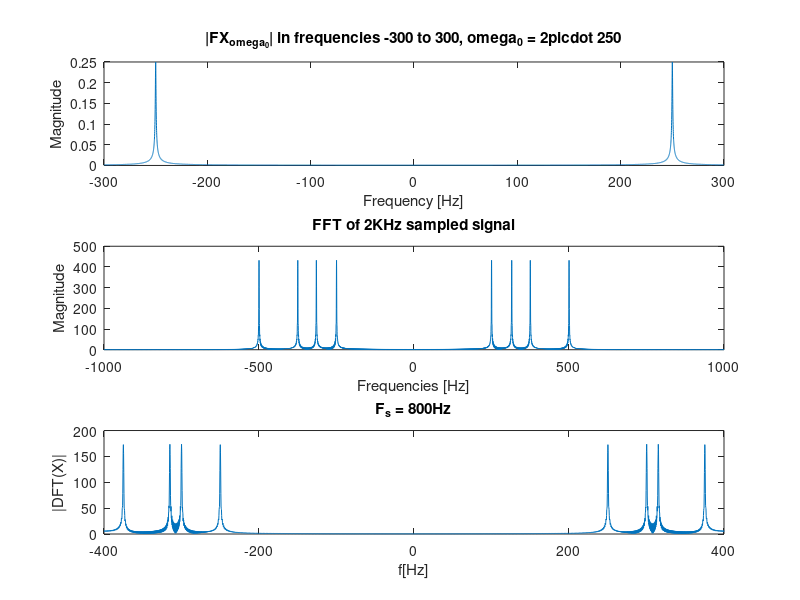
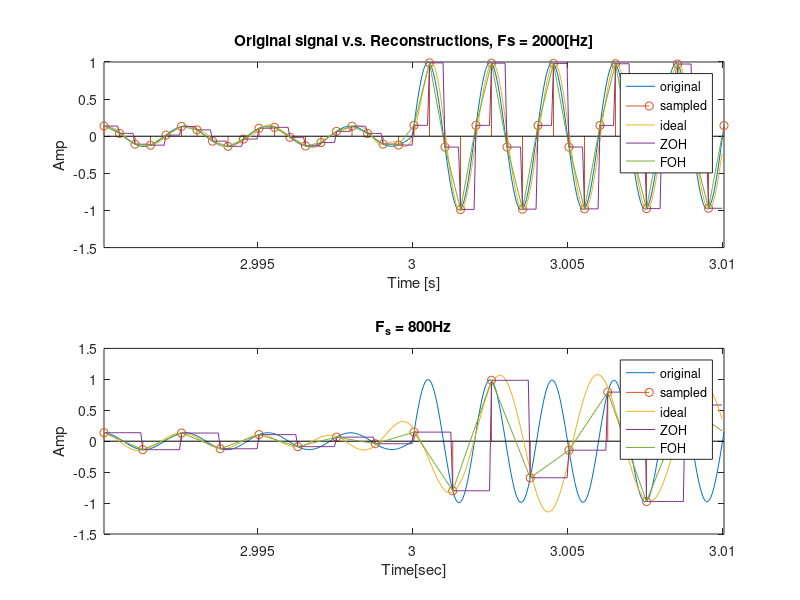

These charts were generated, in order, by the following MATLAB code:
% Students:
%  Itay Levi - 203192216 
%  Hagai Kariti - 301781613

        
%% Clear all
clear all;
close all;
clc
%% Q1
% define the signal
x_w = @(w,t) sin(w.*t).*(t >= 0).*exp(-2*t);
% define fourier transform for X
w0 = 2*pi*250;
X_fourier = @(w) w0./(w0^2 + (j.*w + 2).^2);
% calculate it for given interval
f_space = linspace(-300, 300, 10000);
X_f_abs = abs(X_fourier(2*pi*f_space));
% plot it
figure(1);
subplot(3, 1, 1);
plot(f_space, X_f_abs);
title("|F\{X_{\omega_0}\}| in frequencies -300 to 300, \omega_0 = 2\pi\cdot 250");
xlabel("Frequency [Hz]");
ylabel("Magnitude");
%% Q2
% define the signal x(t)
w1 = 2*pi*250;
w2 = 2*pi*315;
w3 = 2*pi*375;
w4 = 2*pi*500;
x = @(t) x_w(w1, t).*(t >= 0 & t < 1) ...
    + x_w(w2, t-1).*(t >= 1 & t < 2) ...
    + x_w(w3, t-2).*(t >= 2 & t < 3) ...
    + x_w(w4, t-3).*(t >= 3 & t < 4);
% calculate the signal in the required time interval
t = linspace(0, 4, 64000);
signal = x(t);
% play it
sample_frequency_continuous = 64000/4;
soundsc(signal, sample_frequency_continuous);
%% Q3
% calculate time interval
start_index = 1 + sample_frequency_continuous * 2.99;
end_index = 1 + sample_frequency_continuous * 3.01;
interval = t(start_index:end_index);
% plot the signal twice (title and legend will be set by later questions)
figure(2);
subplot(2, 1, 1);
plot(interval, signal(start_index:end_index));
xlabel('Time [s]');
ylabel('Amp');
xlim([interval(1) interval(end)]);
hold all;

subplot(2, 1, 2);
plot(interval, signal(start_index:end_index));
xlabel('Time[sec]');
ylabel('Amplitude');
xlim([interval(1) interval(end)]);
hold all;
%% Q4
% downsample signal
sample_frequency = 2000;
downsample_factor = sample_frequency_continuous/sample_frequency;
sampled_signal = downsample(signal, downsample_factor);
% calculate time interval
start_index = 1 + 2.99 * sample_frequency;
end_index = 1 + 3.01 * sample_frequency;
sampled_interval = downsample(interval, downsample_factor);
% plot
subplot(2, 1, 1);
stem(sampled_interval, sampled_signal(start_index:end_index));
title(['Original signal v.s. Reconstructions, Fs = ', num2str(sample_frequency), '[Hz]']);
legend('Continuous [16KHz]', 'Sampled (2KHz)');
%% Q5
% Calculate fft on sampled signal
signal_fft = fftshift(fft(sampled_signal));
% plot it
num_of_samples = length(sampled_signal);
frequencies = linspace(-sample_frequency/2, sample_frequency/2, num_of_samples);
figure(1);
subplot(3, 1, 2);
plot(frequencies, abs(signal_fft));
title('FFT of 2KHz sampled signal');
xlabel('Frequencies [Hz]');
ylabel('Magnitude');
%% Q7
x_up1 = upsample(sampled_signal,downsample_factor);
% t=t2;

m_US1 = find((t>=2.99) & (t<=3.01));
dt = t(m_US1);

Int_sinc=sinc((-256:255)/downsample_factor);
x_ID1_conv=conv(x_up1,Int_sinc);
x_ID1=x_ID1_conv(256:(length(x_ID1_conv)-256));

figure(2);
subplot(2,1,1);
plot(dt,x_ID1(m_US1));
hold all;
%% Q8
Int_ZOH1=linspace(1,1,downsample_factor);
x_ZOH1_conv=conv(x_up1,Int_ZOH1);
x_ZOH1=x_ZOH1_conv(1:(length(x_ZOH1_conv)-downsample_factor+1));

figure(2);
subplot(2,1,1);
plot(dt,x_ZOH1(m_US1));
hold all;
%% Q9
Int_FOH1=conv(Int_ZOH1,Int_ZOH1)/downsample_factor;
x_FOH1_conv=conv(x_up1,Int_FOH1);
x_FOH1=x_FOH1_conv(downsample_factor:(length(x_FOH1_conv)-downsample_factor+1));

figure(2);
subplot(2,1,1);
plot(dt,x_FOH1(m_US1));
hold all;

legend('original','sampled','ideal','ZOH','FOH');
%% Q11
Fs2=800;
N_DS2=sample_frequency_continuous/Fs2;
x_DS2=downsample(signal,N_DS2);
t_DS2=downsample(t,N_DS2);

m11=find((t_DS2>=2.99) & (t_DS2<=3.01));
dx_DS2=x_DS2(m11);
dt_DS2=t_DS2(m11);

N2=4*Fs2;
x11=fft(x_DS2);
w2_FFT=linspace(-Fs2/2,Fs2/2,N2);
x2_FFT = fftshift( x11 );

figure(1);
subplot(3,1,3);
plot(w2_FFT,abs(x2_FFT));
title(['F_s = ',num2str(Fs2), 'Hz']);
xlabel('f[Hz]');
ylabel('|DFT(X)|');
hold all;


figure(2);
subplot(2,1,2);
stem(dt_DS2,dx_DS2)
title(['F_s = ',num2str(Fs2), 'Hz']);
xlabel('Time[sec]');
ylabel('Amp');
hold all;

x_up2 = upsample(x_DS2,N_DS2);
t_US2 = t;

m_US2=find((t_US2>=2.99) & (t_US2<=3.01));
dt_US2=t_US2(m_US2);

Int_sinc=sinc((-256:255)/N_DS2);
x_ID2_conv=conv(x_up2,Int_sinc);
x_ID2=x_ID2_conv(256:(length(x_ID2_conv)-256));

figure(2);
subplot(2,1,2);
plot(dt_US2,x_ID2(m_US2));
hold all;

Int_ZOH2=linspace(1,1,N_DS2);
x_ZOH2_conv=conv(x_up2,Int_ZOH2);
x_ZOH2=x_ZOH2_conv(1:(length(x_ZOH2_conv)-N_DS2+1));

figure(2);
subplot(2,1,2);
plot(dt_US2,x_ZOH2(m_US2));
hold all;

Int_FOH2=conv(Int_ZOH2,Int_ZOH2)/N_DS2;
x_FOH2_conv=conv(x_up2,Int_FOH2);
x_FOH2=x_FOH2_conv(N_DS2:(length(x_FOH2_conv)-N_DS2+1));

figure(2);
subplot(2,1,2);
plot(dt_US2,x_FOH2(m_US2));
hold all;

legend('original','sampled','ideal','ZOH','FOH');